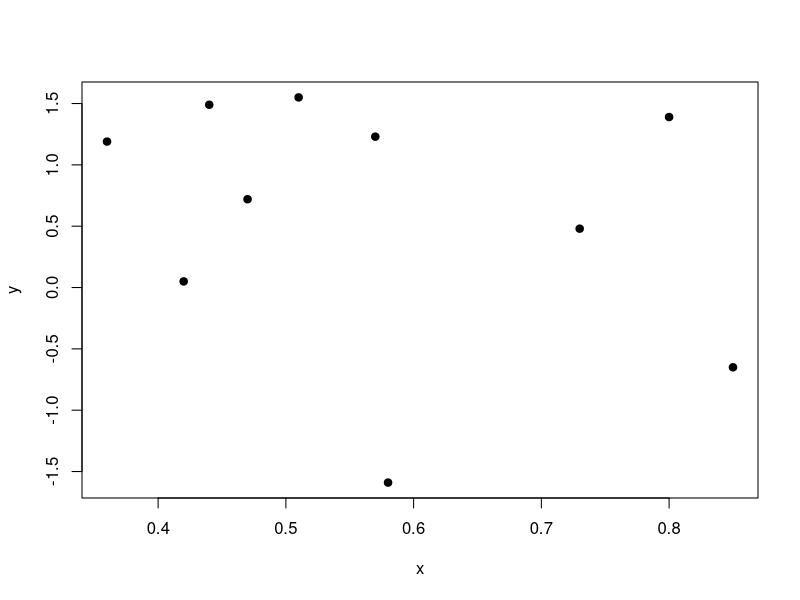

Here is the R script that generated this plot:
#quiz
x <- c(0.18, -1.54, 0.42, 0.95)
w <- c(2, 1, 3, 1)
w*(x-1.077)^2
      

x <- c(0.8, 0.47, 0.51, 0.73, 0.36, 0.58, 0.57, 0.85, 0.44, 0.42)
y <- c(1.39, 0.72, 1.55, 0.48, 1.19, -1.59, 1.23, -0.65, 1.49, 0.05)

plot(x,y,pch=19)
      lm(I(x-mean(x))~I(y-mean(y))-1)


data(mtcars)

mpg<-mtcars$mpg-mean(mtcars$mpg)
weight<-mtcars$wt-mean(mtcars$wt)
lm(I(mpg)~I(weight)-1)


x <- c(8.58, 10.46, 9.01, 9.64, 8.86)


x <- c(0.8, 0.47, 0.51, 0.73, 0.36, 0.58, 0.57, 0.85, 0.44, 0.42)
y <- c(1.39, 0.72, 1.55, 0.48, 1.19, -1.59, 1.23, -0.65, 1.49, 0.05)
lm(I(x-mean(x))~I(y-mean(y))-1)



x <- c(0.8, 0.47, 0.51, 0.73, 0.36, 0.58, 0.57, 0.85, 0.44, 0.42)

min(x)
